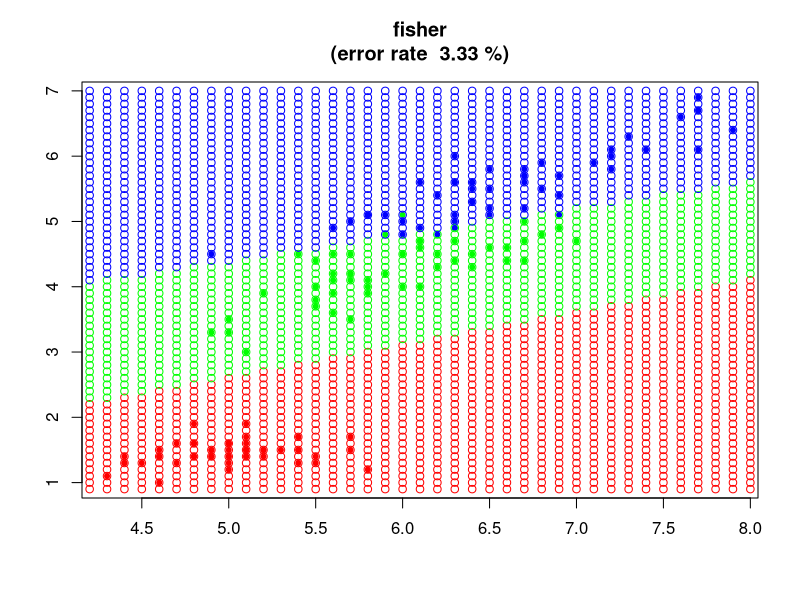

Write the R code that produced this figure.
#Павлюков В.В. 401и
#source("plug_in.R")
#Для классификации нужны:
#обучающая выборка
D_to_M=function(D){
  n=dim(D)[1]
  m=dim(D)[2]
  M=matrix(0,n,m)
  for(i in 1:n){
    for(j in 1:m){
      M[i,j]=D[i,j]
    }
  }
  M
}
Xl = D_to_M(iris)#ирисы фишера: обучающая выборка
N = c(1,3)#вектор признаков, содержит номера признаков учавствующих в обучении
Xl = Xl[,append(N,5)]#"обрезание" "лишних" столбцов выборки
n<-length(N)#число признаков
nomer_stolbtca_classov <- dim(Xl)[2]#номер столбца с названиями классов(в нашем случае последний 3-й)
classes = levels(iris[,dim(iris)[2]])#вектор названий классов
Ny<-length(classes)#количество классов
#эмпирические оценки априорных вероятностей появления объектов классов(частоты в выборке)
Py<-table(Xl[,nomer_stolbtca_classov])/dim(Xl)[1]

#Ишем эмпирические оценки функций правдоподобия

#матрица матожиданий
myus=matrix(ncol=n,nrow=Ny)
for(i in 1:Ny){
  myus[i,]=apply(Xl[,-nomer_stolbtca_classov][which(Xl[,nomer_stolbtca_classov]==i),],2,"mean")
}

#общая ковариационная матрица
E=matrix(0,n,n)

for(i in 1:Ny){
  Lx=Xl[,-nomer_stolbtca_classov][which(Xl[,nomer_stolbtca_classov]==i),]
  Lx=sweep(Lx,2,myus[i,],"-")
  for(j in 1:dim(Lx)[1]){
    E=E+Lx[j,]%*%t(Lx[j,])
  }
}
E=E/(dim(Xl)[1]-length(classes))
#вычисление альфа и бета параметров алгоритма
a=matrix(0,Ny,n)
b=rep(0,Ny)
Lyambda=rep(1,Ny)
for(i in 1:Ny){
  a[i,]=solve(E)%*%myus[i,]
  b[i]=log(Lyambda[i]*Py[i])-((t(myus[i,])%*%solve(E))%*%myus[i,])/2
}
#классификатор
alg = function(x, a, b) {
  Y = length(b)#количество классов
  n = dim(x)[2]#количество признаков
  scores = rep(0, Y)#вектор плотностей
  for (i in 1:Y) {
    scores[i] = x%*%a[i,]+b[i]
  }
  which.max(scores)#порядковый номер максимальной вероятности
}

#процент ошибки классификации
l<-dim(Xl)[1]
e<-0.0
for(i in 1:l){
  e<-e+100*(Xl[,nomer_stolbtca_classov][i]!=alg(c(Xl[,1][i],Xl[,2][i]), a, b ))/l
}

tcveta = c("red", "green", "blue")#создает вектор цветов
# график
plot(Xl[,1], Xl[,2], col = tcveta[Xl[,nomer_stolbtca_classov]], xlab = "", ylab = "",
     main = paste("fisher\n(error rate ",round(e,digits=2),"%)"),pch = 20)
#классифицируем все точки видимой области первого графика с шагом (0.1, 0.1)    
w_min<-min(Xl[,1])-0.1
w_max<-max(Xl[,1])+0.1
h_min<-min(Xl[,2])-0.1
h_max<-max(Xl[,2])+0.1
w<-w_min
while(w<w_max){
  h=h_min
  while(h<h_max){
    points(w, h, col = tcveta[alg(c(w,h), a, b )], pch = 1)
    h=h+0.1
  }
  w=w+0.1
}
